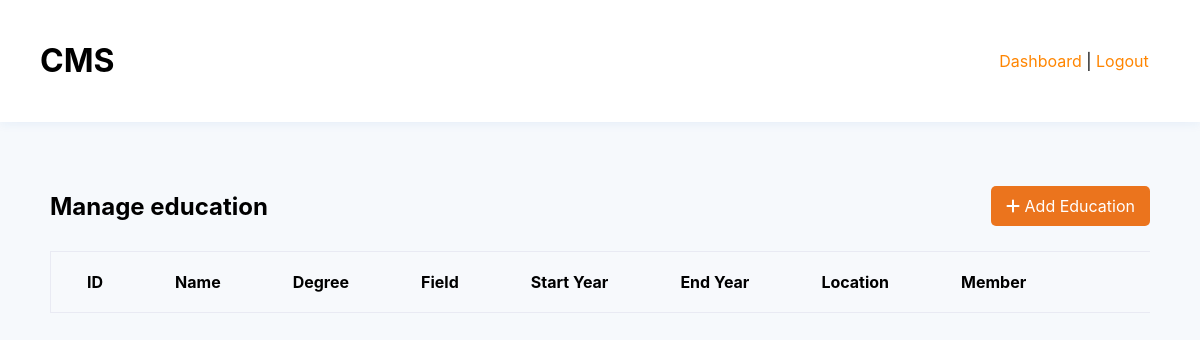
Before: /admin/education.php (signed in) with the older database file.
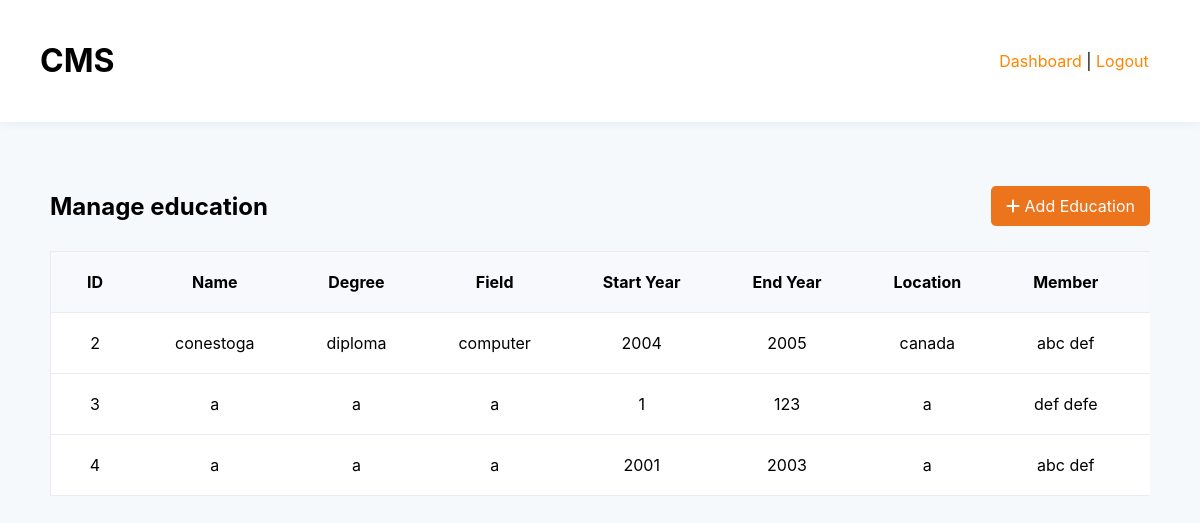
After: the same page with the newer database file.
### tables this page shows
CREATE TABLE `education` (
  `id` int(10) UNSIGNED NOT NULL,
  `name` varchar(50) NOT NULL,
  `degree` varchar(50) NOT NULL,
  `field` varchar(50) DEFAULT NULL,
  `start_year` int(11) NOT NULL,
  `end_year` int(11) NOT NULL,
  `location` varchar(100) NOT NULL,
  `member_id` int(10) UNSIGNED DEFAULT NULL
);

CREATE TABLE `members` (
  `id` int(11) UNSIGNED NOT NULL,
  `first_name` varchar(50) NOT NULL,
  `last_name` varchar(50) NOT NULL,
  `email` varchar(50) NOT NULL,
  `linkedin` varchar(50) DEFAULT NULL,
  `github` varchar(50) DEFAULT NULL,
  `description` text DEFAULT NULL,
  `phone` varchar(15) NOT NULL,
  `gender` enum('male','female','other') DEFAULT NULL
);

### admin/education.php (the view, shortened to what this page needs)
<?php
include( 'includes/database.php' );
include( 'includes/header.php' );
$query = 'SELECT education.id, name, degree, field, start_year, end_year, location, members.first_name, members.last_name
  FROM education
  LEFT OUTER JOIN members ON education.member_id = members.id';
$result = mysqli_query( $connect, $query );
?>
<main>
  <div class="title-container">
    <h2>Manage education</h2>
    <p><a class="add-link" href="education_add.php"><i class="fa-solid fa-plus"></i> Add Education</a></p>
  </div>
  <div class="table-container">
    <table>
      <tr>
        <th align="center">ID</th>
        <th align="center">Name</th>
        <th align="center">Degree</th>
        <th align="center">Field</th>
        <th align="center">Start Year</th>
        <th align="center">End Year</th>
        <th align="center">Location</th>
        <th align="center">Member</th>
        <th></th>
        <th></th>
      </tr>
      <?php while( $record = mysqli_fetch_assoc( $result ) ): ?>
        <tr>
          <td align="center"><?php echo $record['id']; ?></td>
          <td align="center"><?php echo $record['name']; ?></td>
          <td align="center"><?php echo $record['degree']; ?></td>
          <td align="center"><?php echo $record['field']; ?></td>
          <td align="center"><?php echo $record['start_year']; ?></td>
          <td align="center"><?php echo $record['end_year']; ?></td>
          <td align="center"><?php echo $record['location']; ?></td>
          <td align="center"><?php echo $record['first_name'] ? ($record['first_name'].' '.$record['last_name']) : 'None'; ?></td>
          <td align="center"><a href="education_edit.php?id=<?php echo $record['id']; ?>"><i class="fa-solid fa-pen"></i></a></td>
        </tr>
      <?php endwhile; ?>
    </table>
  </div>
</main>
<?php
include( 'includes/footer.php' );
?>

### admin/includes/header.php (shortened to what this page needs)
<!doctype html>
<html>
<head>
  <link href="styles.css?v=<?php echo time(); ?>" type="text/css" rel="stylesheet">
</head>
<body>
  <header>
    <h1>CMS</h1>
    <?php if (isset($_SESSION['id'])) : ?>
      <p style="padding: 0 1%; text-align: center;">
        <a href="dashboard.php">Dashboard</a> |
        <a href="logout.php">Logout</a>
      </p>
    <?php endif; ?>
  </header>

### admin/includes/footer.php (shortened to what this page needs)
</body>
</html>

### admin/styles.css (style rules this page uses)
body { background-color: #F6F9FC; font-family: Inter, sans-serif; margin: 0; }
header { background-color: #fff; box-shadow: 0 2px 10px 0 rgba(25, 93, 194, 0.07); padding: 20px 40px; display: flex; align-items: center; justify-content: space-between; }
main { padding: 50px; }
a:link, a:active, a:hover, a:visited { text-decoration: none; color: #FF8500; }
.title-container { display: flex; align-items: center; justify-content: space-between; margin-bottom: 10px; }
.table-container { overflow-x: auto; }
.add-link { background-color: #eb741d; border-radius: 5px; padding: 10px 15px; color: #fff !important; }
table { background-color: #fff; box-shadow: 0 2px 10px 0 rgba(25, 93, 194, 0.07); width: 100%; border: 0; border-spacing: 0; border-collapse: collapse; box-shadow: 0 2px 10px 0 rgba(25, 93, 194, 0.07); }
tr { padding: 20px 36px; border: 1px solid #e9eaf3; }
td, th { padding: 20px 36px; }
th { background-color: #f7f9fc; white-space: nowrap; }

Changed rows visible on the page:
added education: id "2", name "conestoga", degree "diploma", field "computer", start_year "2004", end_year "2005", location "canada", member.first_name "abc", member.last_name "def"
added education: id "3", name "a", degree "a", field "a", start_year "1", end_year "123", location "a", member.first_name "def", member.last_name "defe"
added education: id "4", name "a", degree "a", field "a", start_year "2001", end_year "2003", location "a", member.first_name "abc", member.last_name "def"
